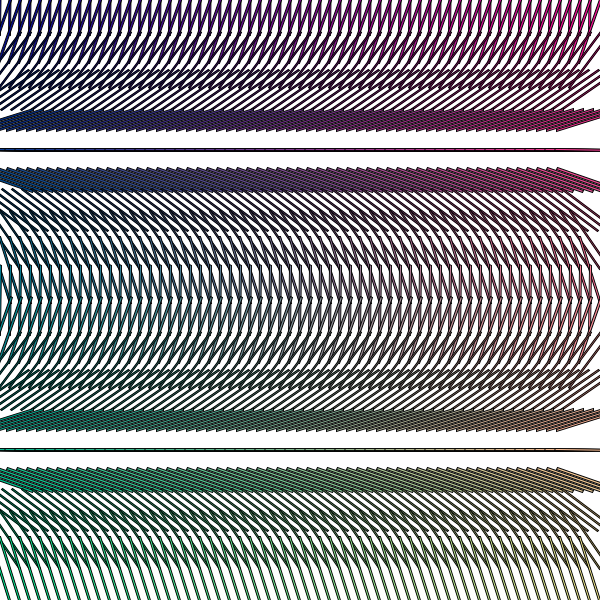
Frame 1 (no input)
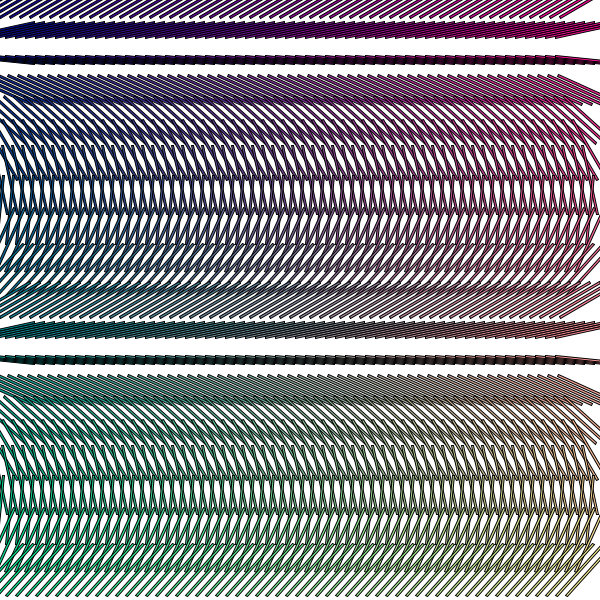
Frame 60 (the mouse pressed at the canvas centre just before this capture)
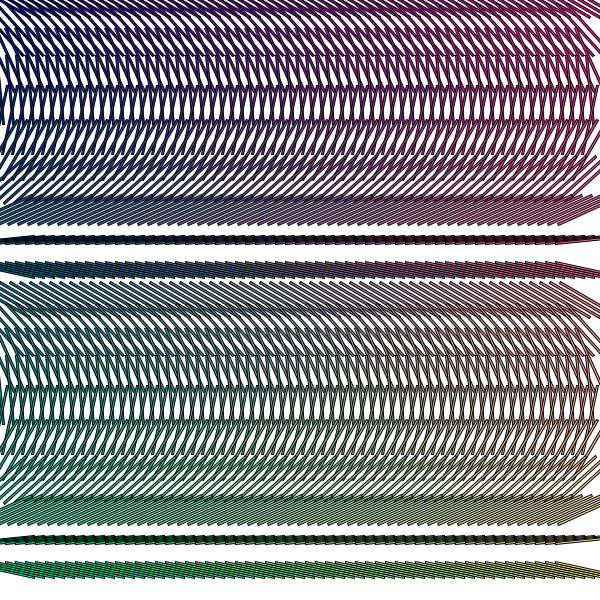
Frame 120 (the mouse held since frame 60 and released just before this capture)

The Processing sketch that drew these frames (run headless with seeded random() and noise(); from frame 60 on, the mouse is pressed at the canvas centre):

// Processing sketch: C1W5_loops4
// ── C1W5_loops4.pde
void setup() {
  size (600, 600);
  rectMode (CENTER);
}


void draw() {
  background(255);
  for (int y=0; y<height; y+=30) {
    for (int x=0; x<width; x+=10) {
      pushMatrix();
      translate(x,y);
      float r =map(x, 0, width, 0, 255);
      float g = map(y, 0, height, 0, 255);
      fill(r,g,150);
      float a = map(y, 0, height, 0, TWO_PI);
      rotate(radians(frameCount)+a);
      rect(0, 0, 2, 70);
      popMatrix();
    }
  }
}
